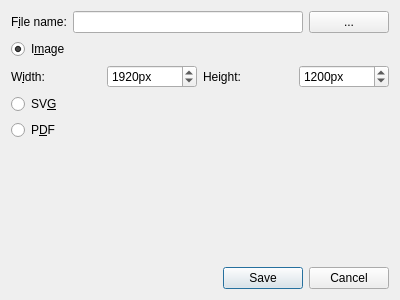
<?xml version="1.0" encoding="UTF-8"?>
<ui version="4.0">
 <class>KUserFeedback::Console::ChartExportDialog</class>
 <widget class="QDialog" name="KUserFeedback::Console::ChartExportDialog">
  <property name="geometry">
   <rect>
    <x>0</x>
    <y>0</y>
    <width>400</width>
    <height>300</height>
   </rect>
  </property>
  <property name="windowTitle">
   <string>Dialog</string>
  </property>
  <layout class="QVBoxLayout" name="verticalLayout">
   <item>
    <layout class="QHBoxLayout" name="horizontalLayout">
     <item>
      <widget class="QLabel" name="label">
       <property name="text">
        <string>F&amp;ile name:</string>
       </property>
       <property name="buddy">
        <cstring>fileEdit</cstring>
       </property>
      </widget>
     </item>
     <item>
      <widget class="QLineEdit" name="fileEdit"/>
     </item>
     <item>
      <widget class="QPushButton" name="fileButton">
       <property name="text">
        <string>...</string>
       </property>
      </widget>
     </item>
    </layout>
   </item>
   <item>
    <widget class="QRadioButton" name="imageButton">
     <property name="text">
      <string>I&amp;mage</string>
     </property>
     <property name="checked">
      <bool>true</bool>
     </property>
    </widget>
   </item>
   <item>
    <layout class="QHBoxLayout" name="horizontalLayout_2">
     <item>
      <widget class="QLabel" name="label_2">
       <property name="text">
        <string>W&amp;idth:</string>
       </property>
       <property name="buddy">
        <cstring>width</cstring>
       </property>
      </widget>
     </item>
     <item>
      <widget class="QSpinBox" name="width">
       <property name="suffix">
        <string>px</string>
       </property>
       <property name="minimum">
        <number>1</number>
       </property>
       <property name="maximum">
        <number>9999</number>
       </property>
       <property name="value">
        <number>1920</number>
       </property>
      </widget>
     </item>
     <item>
      <widget class="QLabel" name="label_3">
       <property name="text">
        <string>Height:</string>
       </property>
       <property name="buddy">
        <cstring>height</cstring>
       </property>
      </widget>
     </item>
     <item>
      <widget class="QSpinBox" name="height">
       <property name="suffix">
        <string>px</string>
       </property>
       <property name="minimum">
        <number>1</number>
       </property>
       <property name="maximum">
        <number>9999</number>
       </property>
       <property name="value">
        <number>1200</number>
       </property>
      </widget>
     </item>
    </layout>
   </item>
   <item>
    <widget class="QRadioButton" name="svgButton">
     <property name="text">
      <string>SV&amp;G</string>
     </property>
    </widget>
   </item>
   <item>
    <widget class="QRadioButton" name="pdfButton">
     <property name="text">
      <string>P&amp;DF</string>
     </property>
    </widget>
   </item>
   <item>
    <spacer name="verticalSpacer">
     <property name="orientation">
      <enum>Qt::Vertical</enum>
     </property>
     <property name="sizeHint" stdset="0">
      <size>
       <width>20</width>
       <height>79</height>
      </size>
     </property>
    </spacer>
   </item>
   <item>
    <widget class="QDialogButtonBox" name="buttonBox">
     <property name="orientation">
      <enum>Qt::Horizontal</enum>
     </property>
     <property name="standardButtons">
      <set>QDialogButtonBox::Cancel|QDialogButtonBox::Save</set>
     </property>
    </widget>
   </item>
  </layout>
 </widget>
 <resources/>
 <connections>
  <connection>
   <sender>buttonBox</sender>
   <signal>accepted()</signal>
   <receiver>KUserFeedback::Console::ChartExportDialog</receiver>
   <slot>accept()</slot>
   <hints>
    <hint type="sourcelabel">
     <x>224</x>
     <y>274</y>
    </hint>
    <hint type="destinationlabel">
     <x>157</x>
     <y>274</y>
    </hint>
   </hints>
  </connection>
  <connection>
   <sender>buttonBox</sender>
   <signal>rejected()</signal>
   <receiver>KUserFeedback::Console::ChartExportDialog</receiver>
   <slot>reject()</slot>
   <hints>
    <hint type="sourcelabel">
     <x>316</x>
     <y>260</y>
    </hint>
    <hint type="destinationlabel">
     <x>286</x>
     <y>274</y>
    </hint>
   </hints>
  </connection>
  <connection>
   <sender>imageButton</sender>
   <signal>toggled(bool)</signal>
   <receiver>label_2</receiver>
   <slot>setEnabled(bool)</slot>
   <hints>
    <hint type="sourcelabel">
     <x>39</x>
     <y>57</y>
    </hint>
    <hint type="destinationlabel">
     <x>44</x>
     <y>95</y>
    </hint>
   </hints>
  </connection>
  <connection>
   <sender>imageButton</sender>
   <signal>toggled(bool)</signal>
   <receiver>width</receiver>
   <slot>setEnabled(bool)</slot>
   <hints>
    <hint type="sourcelabel">
     <x>161</x>
     <y>65</y>
    </hint>
    <hint type="destinationlabel">
     <x>160</x>
     <y>85</y>
    </hint>
   </hints>
  </connection>
  <connection>
   <sender>imageButton</sender>
   <signal>toggled(bool)</signal>
   <receiver>label_3</receiver>
   <slot>setEnabled(bool)</slot>
   <hints>
    <hint type="sourcelabel">
     <x>231</x>
     <y>63</y>
    </hint>
    <hint type="destinationlabel">
     <x>233</x>
     <y>81</y>
    </hint>
   </hints>
  </connection>
  <connection>
   <sender>imageButton</sender>
   <signal>toggled(bool)</signal>
   <receiver>height</receiver>
   <slot>setEnabled(bool)</slot>
   <hints>
    <hint type="sourcelabel">
     <x>348</x>
     <y>61</y>
    </hint>
    <hint type="destinationlabel">
     <x>350</x>
     <y>92</y>
    </hint>
   </hints>
  </connection>
 </connections>
</ui>
